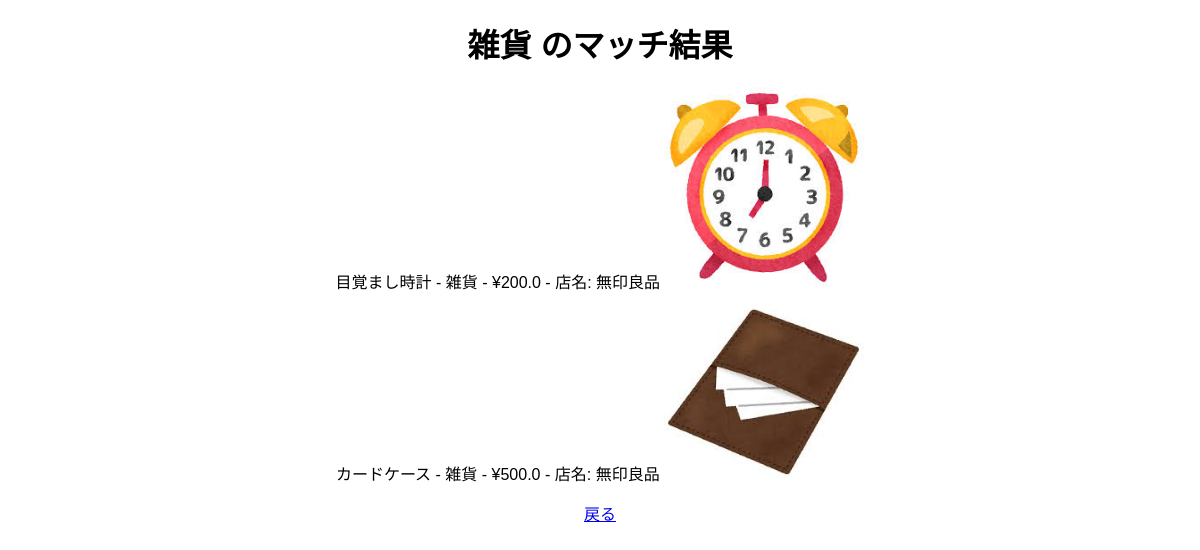
The page /match/雑貨 on the database its author committed.
### tables this page shows
CREATE TABLE store_data (  
            id INTEGER PRIMARY KEY AUTOINCREMENT,  
            name TEXT NOT NULL,  
            category TEXT NOT NULL,  
            price REAL,  
            store_name TEXT, 
            photo_path TEXT NOT NULL  -- 写真のパス追加
        );

### app.py (the view)
@app.route('/match/<category>')
def match(category):
    conn = get_db_connection()
    matching_store_data = conn.execute('SELECT * FROM store_data WHERE category = ?', (category,)).fetchall()
    conn.close()
    return render_template('match.html', store_items=matching_store_data, category=category)

### app.py (called while the page is built)
def get_db_connection():
    conn = sqlite3.connect('database.db')
    conn.row_factory = sqlite3.Row
    return conn

### templates/match.html (shortened to what this page needs)
<!DOCTYPE html>
<html lang="ja">
<head>
</head>
<body>
    <h1>{{ category }} のマッチ結果</h1>
    <ul>
        {% for item in store_items %}
        <li>{{ item['name'] }} - {{ item['category'] }} - ¥{{ item['price'] }} - 店名: {{ item['store_name'] }}
            {% if item['photo_path'] %}
            <img src="{{ url_for('static', filename=item['photo_path'].split('/')[-2] + '/' + item['photo_path'].split('/')[-1]) }}"
                 alt="{{ item['name'] }}">
            {% else %}
            <p>写真はありません</p>
            {% endif %}
        </li>
        {% else %}
        <li>一致するデータはありません。</li>
        {% endfor %}
    </ul>
    <a href="{{ url_for('index') }}">戻る</a>
</body>
</html>

### templates/match.html (style rules this page uses)
body { font-family: Arial, sans-serif; text-align: center; }
h1 { margin-top: 20px; }
ul { list-style: none; padding: 0; }
li { margin-bottom: 10px; }
img { max-width: 200px; height: auto; }

### rows shown on the page
store_data: name "目覚まし時計", category "雑貨", price "200.0", store_name "無印良品", photo_path (picture)
store_data: name "カードケース", category "雑貨", price "500.0", store_name "無印良品", photo_path (picture)

### other values the page prints
{{ category }} "雑貨"
